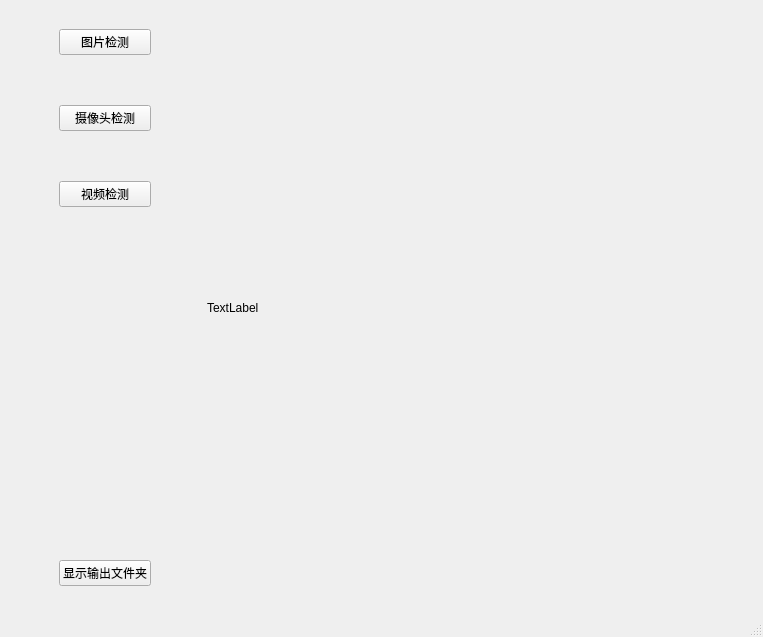
<?xml version="1.0" encoding="UTF-8"?>
<ui version="4.0">
 <class>MainWindow</class>
 <widget class="QMainWindow" name="MainWindow">
  <property name="geometry">
   <rect>
    <x>0</x>
    <y>0</y>
    <width>763</width>
    <height>637</height>
   </rect>
  </property>
  <property name="windowTitle">
   <string>MainWindow</string>
  </property>
  <widget class="QWidget" name="centralwidget">
   <layout class="QHBoxLayout" name="horizontalLayout_2">
    <item>
     <layout class="QHBoxLayout" name="horizontalLayout" stretch="1,3">
      <item>
       <layout class="QVBoxLayout" name="verticalLayout" stretch="1,1,1,3,1">
        <property name="spacing">
         <number>50</number>
        </property>
        <property name="leftMargin">
         <number>50</number>
        </property>
        <property name="topMargin">
         <number>20</number>
        </property>
        <property name="rightMargin">
         <number>50</number>
        </property>
        <property name="bottomMargin">
         <number>20</number>
        </property>
        <item>
         <widget class="QPushButton" name="pushButton_img">
          <property name="enabled">
           <bool>true</bool>
          </property>
          <property name="text">
           <string>图片检测</string>
          </property>
         </widget>
        </item>
        <item>
         <widget class="QPushButton" name="pushButton_camera">
          <property name="text">
           <string>摄像头检测</string>
          </property>
         </widget>
        </item>
        <item>
         <widget class="QPushButton" name="pushButton_video">
          <property name="text">
           <string>视频检测</string>
          </property>
         </widget>
        </item>
        <item>
         <spacer name="verticalSpacer">
          <property name="orientation">
           <enum>Qt::Vertical</enum>
          </property>
          <property name="sizeHint" stdset="0">
           <size>
            <width>20</width>
            <height>40</height>
           </size>
          </property>
         </spacer>
        </item>
        <item>
         <widget class="QPushButton" name="pushButton_dir">
          <property name="text">
           <string>显示输出文件夹</string>
          </property>
         </widget>
        </item>
       </layout>
      </item>
      <item>
       <widget class="QLabel" name="label">
        <property name="text">
         <string>TextLabel</string>
        </property>
       </widget>
      </item>
     </layout>
    </item>
   </layout>
  </widget>
  <widget class="QMenuBar" name="menubar">
   <property name="geometry">
    <rect>
     <x>0</x>
     <y>0</y>
     <width>763</width>
     <height>26</height>
    </rect>
   </property>
  </widget>
  <widget class="QStatusBar" name="statusbar"/>
 </widget>
 <resources/>
 <connections/>
</ui>
